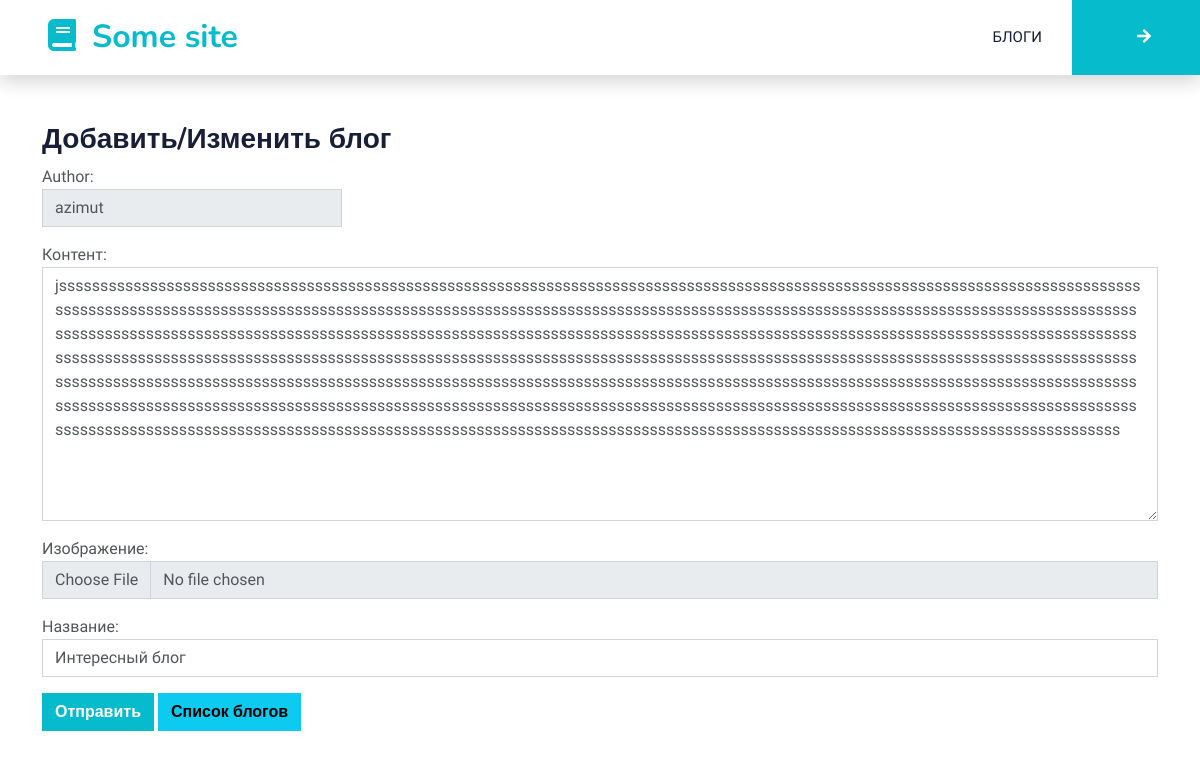
Screenshot of /blogs/1/update with the database file from the repository.
### blogs/models.py (models this page shows, shortened)
class Blog(models.Model):
    author = models.ForeignKey(to='auth.User', on_delete=models.CASCADE)
    title = models.CharField(verbose_name='Название', max_length=150)
    text = models.TextField(verbose_name='Контент',blank=True)
    image = models.ImageField(verbose_name='Изображение',blank=True)
    created_at = models.DateTimeField(verbose_name='Создано', auto_now_add=True)
    updated_at = models.DateTimeField(verbose_name='Изменено', auto_now=True)
    class Meta:
        verbose_name = 'Блог'
        verbose_name_plural = 'Блоги'
        ordering = ['created_at', ]

### blogs/views.py (the view)
# urls.py: path('<int:pk>/update', BlogUpdateView.as_view(), name='blogs_update'),
class BlogUpdateView(UpdateView):
    template_name = 'blogs_form.html'
    model = Blog
    success_url = reverse_lazy('blogs:blogs_view')
    form_class = BlogForm

### blogs/forms.py
class BlogForm(forms.ModelForm):
    class Meta:
        model = Blog
        fields = ['author', 'text', 'image', 'title']
        widgets = {
                'author' : forms.Select(attrs={
                    'class': "form-control",
                    'style': 'max-width: 300px;'}),
                'title': forms.TextInput(attrs={'class': 'form-control',
                                                'placeholder': 'Заголовок блога',
                                                'required': 'required'}),
                'image': forms.FileInput(attrs={'class': 'form-control',
                                                'label': 'Изображение',
                                                'required': 'required',}),
                'text': forms.Textarea(attrs={  'class': 'form-control',
                                                'required': 'required',
                                                'placeholder': 'Контент'
                                                    }),
            }

### blogs/templates/blogs_form.html (shortened to what this page needs)
{% extends 'layout/base.html' %}
{% block content %}
<div class="container mt-5">
  <div class="row">
    <div class="col-md-12">
      <div class="panel panel-default">
        <div class="panel-heading">
          <h3 class="panel-title">Добавить/Изменить блог</h3>
          <div class="row">
            <div class="col-md-12">
              <form action="" method="post" enctype="multipart/form-data">
                {% csrf_token %} {{ form.as_p }}
                <button type="submit" class="btn btn-primary">
                  Отправить
                </button>
                <a class="btn btn-info" href="{% url 'blogs:blogs_view' %}">Список блогов</a>
              </form>
            </div>
          </div>
        </div>
      </div>
    </div>
  </div>
</div>
{% endblock content %}

### templates/layout/base.html (shortened to what this page needs)
{% url 'blogs:blogs_viw' as blogs_view %}
{% load static %}
<!DOCTYPE html>
<html lang="en">
<head>
    <link href="https://cdnjs.cloudflare.com/ajax/libs/font-awesome/5.10.0/css/all.min.css" rel="stylesheet">
    <link href="https://cdn.jsdelivr.net/npm/bootstrap-icons@1.4.1/font/bootstrap-icons.css" rel="stylesheet">
    <link href="lib/animate/animate.min.css" rel="stylesheet">
    <link href="{% static 'lib/animate/animate.min.css' %}" rel="stylesheet">
    <link href="{% static 'lib/owlcarousel/assets/owl.carousel.min.css' %}" rel="stylesheet">
    <link href="{% static 'css/bootstrap.min.css' %}" rel="stylesheet">
    <link href="{% static 'css/style.css' %}" rel="stylesheet">
</head>
<body>
    {% include 'layout/nav.html' %}
    {% block content %}
    {% endblock content %}
</body>
</html>

### templates/layout/nav.html (shortened to what this page needs)
<nav class="navbar navbar-expand-lg bg-white navbar-light shadow sticky-top p-0">
    <a href="/" class="navbar-brand d-flex align-items-center px-4 px-lg-5">
        <h2 class="m-0 text-primary"><i class="fa fa-book me-3"></i>Some site</h2>
    </a>
    <div class="collapse navbar-collapse" id="navbarCollapse">
        <div class="navbar-nav ms-auto p-4 p-lg-0">
            <a class="nav-item nav-link
                    " aria-current="page" href="{% url 'blogs:blogs_view' %}">Блоги
            </a>
        </div>
        <a href="" class="btn btn-primary py-4 px-lg-5 d-none d-lg-block"><i class="fa fa-arrow-right ms-3"></i></a>
    </div>
</nav>

### static/css/style.css (style rules this page uses)
:root { --primary: #06BBCC; --light: #F0FBFC; --dark: #181d38; }
.btn { font-family: 'Nunito', sans-serif; font-weight: 600; transition: .5s; }
.btn.btn-primary, .btn.btn-secondary { color: #FFFFFF; }
.navbar-light .navbar-nav .nav-link { margin-right: 30px; padding: 25px 0; color: #FFFFFF; font-size: 15px; text-transform: uppercase; outline: none; }
.navbar-light .navbar-brand, .navbar-light a.btn { height: 75px; }
.navbar-light .navbar-nav .nav-link { color: var(--dark); font-weight: 500; }
.navbar-light.sticky-top { top: -100px; transition: .5s; }

### rows the page displays
Blog: author "azimut", text "jsssssssssssssssssssssssssssssssssssssssssssssssssssssssssssssssssssssssssssssssssssssssssssssssssssssssssssssssssssssssssssssssssssssssssssssssssssssssssssssssssssssssssssssssssssssssssssssssssssssssssssssssssssssssssssssssssssssssssssssssssssssssssssssssssssssssssssssssssssssssssssssssssssssssssssssssssssssssssssssssssssssssssssssssssssssssssssssssssssssssssssssssssssssssssssssssssssssssssssssssssssssssssssssssssssssssssssssssssssssssssssssssssssssssssssssssssssssssssssssssssssssssssssssssssssssssssssssssssssssssssssssssssssssssssssssssssssssssssssssssssssssssssssssssssssssssssssssssssssssssssssssssssssssssssssssssssssssssssssssssssssssssssssssssssssssssssssssssssssssssssssssssssssssssssss…", title "Интересный блог"
